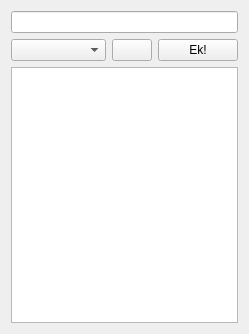
<?xml version="1.0" encoding="UTF-8"?>
<ui version="4.0">
 <class>LernuWidgetClass</class>
 <widget class="QMainWindow" name="LernuWidgetClass">
  <property name="geometry">
   <rect>
    <x>0</x>
    <y>0</y>
    <width>249</width>
    <height>334</height>
   </rect>
  </property>
  <property name="windowTitle">
   <string>Lernu!: widget</string>
  </property>
  <widget class="QWidget" name="centralWidget">
   <layout class="QVBoxLayout" name="verticalLayout">
    <item>
     <widget class="QLineEdit" name="lineWord">
      <property name="toolTip">
       <string>You can use * and ? to replace many or one character in a string.</string>
      </property>
     </widget>
    </item>
    <item>
     <layout class="QHBoxLayout" name="horizontalLayout" stretch="1,0,0">
      <item>
       <widget class="QComboBox" name="listLang"/>
      </item>
      <item>
       <widget class="QPushButton" name="btnSwitch">
        <property name="text">
         <string/>
        </property>
        <property name="icon">
         <iconset resource="lernuwidget.qrc">
          <normaloff>:/LernuWidget/Resources/switch.png</normaloff>:/LernuWidget/Resources/switch.png</iconset>
        </property>
       </widget>
      </item>
      <item>
       <widget class="QPushButton" name="btnTranslate">
        <property name="text">
         <string>Ek!</string>
        </property>
       </widget>
      </item>
     </layout>
    </item>
    <item>
     <widget class="QTextBrowser" name="textResult"/>
    </item>
   </layout>
  </widget>
 </widget>
 <layoutdefault spacing="6" margin="11"/>
 <resources>
  <include location="lernuwidget.qrc"/>
 </resources>
 <connections/>
</ui>
